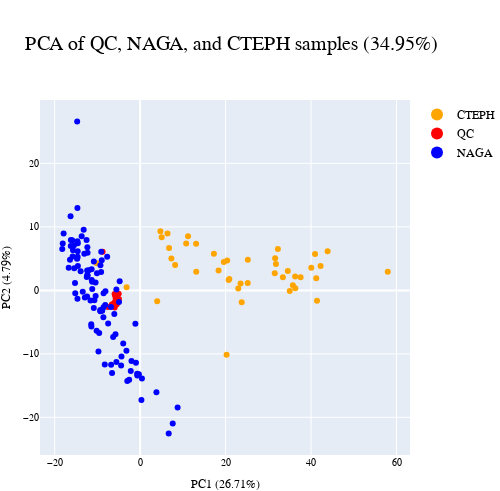

Write notebook code for a chart like this one.
### Code cell
fig = px.scatter(pca_df, x='PC1', y='PC2', color='group', hover_name='sample',
                 hover_data={'PC1': False, 'PC2': False, 'group': False},
                 color_discrete_map={'NAGA': 'blue', 'QC': 'red', 'CTEPH': 'orange'})

fig.update_layout(
    title=f'PCA of QC, NAGA, and CTEPH samples ({total_explained_variance:.2%})',
    title_font_size=20,
    legend=dict(
        title_text='',  
        itemsizing='constant', 
        font=dict(size=12) 
    ),
    xaxis_title=f'PC1 ({explained_variance[0]:.2%})',
    yaxis_title=f'PC2 ({explained_variance[1]:.2%})',
    font=dict(family="Arial", size=10, color="black"),
    margin=dict(l=0, r=0, b=0, t=100),  
    width=500, 
    height=491
)

fig.show()

### Figure 1 — Plotly figure (JSON) as saved in the notebook; plotly's stock layout.template omitted (floating-point values rounded to 4 significant figures)
{"data": [{"customdata": [["CTEPH"], ["CTEPH"], ["CTEPH"], ["CTEPH"], ["CTEPH"], ["CTEPH"], ["CTEPH"], ["CTEPH"], ["CTEPH"], ["CTEPH"], ["CTEPH"], ["CTEPH"], ["CTEPH"], ["CTEPH"], ["CTEPH"], ["CTEPH"], ["CTEPH"], ["CTEPH"], ["CTEPH"], ["CTEPH"], ["CTEPH"], ["CTEPH"], ["CTEPH"], ["CTEPH"], ["CTEPH"], ["CTEPH"], ["CTEPH"], ["CTEPH"], ["CTEPH"], ["CTEPH"], ["CTEPH"], ["CTEPH"], ["CTEPH"], ["CTEPH"], ["CTEPH"], ["CTEPH"], ["CTEPH"], ["CTEPH"], ["CTEPH"], ["CTEPH"], ["CTEPH"], ["CTEPH"], ["CTEPH"]], "hovertemplate": "<b>%{hovertext}</b><br><br><extra></extra>", "hovertext": ["PHOM0126", "PHOM0108", "PHOM0009", "PHOM0099", "PHOM0129", "PHOM0128", "PHOM0080", "PHOM0112", "PHOM0064", "PHOM0091", "PHOM0090", "PHOM0035", "PHOM0124", "PHOM0142", "PHOM0077", "PHOM0061", "PHOM0130", "PHOM0123", "PHOM0082", "PHOM0109", "PHOM0059", "PHOM0001", "PHOM0105", "PHOM0055", "PHOM0132", "PHOM0125", "PHOM0074", "PHOM0085", "PHOM0073", "PHOM0029", "PHOM0027", "PHOM0012", "PHOM0028", "PHOM0030", "PHOM0131", "PHOM0111", "PHOM0050", "PHOM0042", "PHOM0072", "PHOM0003", "PHOM0133", "PHOM0100", "PHOM0045"], "legendgroup": "CTEPH", "marker": {"color": "orange", "symbol": "circle"}, "mode": "markers", "name": "CTEPH", "orientation": "v", "showlegend": true, "type": "scatter", "x": [41.4, 18.36, 23.51, 37.56, 25.19, 23.77, 41.22, 31.51, 17.27, 25.21, 35.01, 13.13, 20.88, 57.95, 6.413, 20.38, 10.78, 31.6, 31.78, 36.33, 40.94, 20.23, 3.991, 5.048, 35.74, 20.7, 40.06, 36.28, -3.163, -10.16, 33.41, 43.89, 34.56, 42.23, 6.778, 8.194, 11.22, 7.31, 13.1, 22.97, 19.59, 4.741, 32.24], "xaxis": "x", "y": [-1.619, 3.125, 1.092, 2.066, 1.154, -1.864, 1.926, 2.698, 5.784, 4.842, -0.08561, 2.939, 1.786, 2.933, 8.966, 4.701, 7.377, 5.071, 4.149, 0.3175, 5.729, -10.15, -1.699, 8.359, 0.7977, 1.647, 3.58, 2.193, 0.4814, 4.29, 2.081, 6.175, 3.036, 3.831, 6.681, 4.015, 8.544, 5.029, 7.343, 0.2861, 4.482, 9.305, 6.509], "yaxis": "y"}, {"customdata": [["QC"], ["QC"], ["QC"], ["QC"], ["QC"], ["QC"], ["QC"], ["QC"], ["QC"], ["QC"], ["QC"], ["QC"]], "hovertemplate": "<b>%{hovertext}</b><br><br><extra></extra>", "hovertext": ["QC_EXID40000006970893_in_CTEPH", "QC_EXID40000006971246_in_CTEPH", "QC_EXID40000006971223_in_CTEPH", "QC_EXID40000009491274_in_NAGA_1", "QC_EXID40000009490828_in_NAGA_1", "QC_EXID40000009491286_in_NAGA_1", "QC_EXID40000009491585_in_NAGA_1", "QC_EXID40000009492018_in_NAGA_1", "QC_EXID40000009492315_in_NAGA_1", "QC_EXID40000009517576_in_NAGA_2", "QC_EXID40000009517578_in_NAGA_2", "QC_EXID40000009517596_in_NAGA_2"], "legendgroup": "QC", "marker": {"color": "red", "symbol": "circle"}, "mode": "markers", "name": "QC", "orientation": "v", "showlegend": true, "type": "scatter", "x": [-5.944, -5.01, -5.723, -8.773, -4.959, -5.965, -6.618, -5.868, -5.601, -7.541, -6.046, -5.462], "xaxis": "x", "y": [-2.712, -0.5164, -1.327, 6.079, -1.353, -0.5642, -2.235, -0.7945, -2.12, -2.614, -1.967, -2.202], "yaxis": "y"}, {"customdata": [["NAGA"], ["NAGA"], ["NAGA"], ["NAGA"], ["NAGA"], ["NAGA"], ["NAGA"], ["NAGA"], ["NAGA"], ["NAGA"], ["NAGA"], ["NAGA"], ["NAGA"], ["NAGA"], ["NAGA"], ["NAGA"], ["NAGA"], ["NAGA"], ["NAGA"], ["NAGA"], ["NAGA"], ["NAGA"], ["NAGA"], ["NAGA"], ["NAGA"], ["NAGA"], ["NAGA"], ["NAGA"], ["NAGA"], ["NAGA"], ["NAGA"], ["NAGA"], ["NAGA"], ["NAGA"], ["NAGA"], ["NAGA"], ["NAGA"], ["NAGA"], ["NAGA"], ["NAGA"], ["NAGA"], ["NAGA"], ["NAGA"], ["NAGA"], ["NAGA"], ["NAGA"], ["NAGA"], ["NAGA"], ["NAGA"], ["NAGA"], ["NAGA"], ["NAGA"], ["NAGA"], ["NAGA"], ["NAGA"], ["NAGA"], ["NAGA"], ["NAGA"], ["NAGA"], ["NAGA"], ["NAGA"], ["NAGA"], ["NAGA"], ["NAGA"], ["NAGA"], ["NAGA"], ["NAGA"], ["NAGA"], ["NAGA"], ["NAGA"], ["NAGA"], ["NAGA"], ["NAGA"], ["NAGA"], ["NAGA"], ["NAGA"], ["NAGA"], ["NAGA"], ["NAGA"], ["NAGA"], ["NAGA"], ["NAGA"], ["NAGA"], ["NAGA"], ["NAGA"], ["NAGA"], ["NAGA"], ["NAGA"], ["NAGA"], ["NAGA"], ["NAGA"], ["NAGA"], ["NAGA"], ["NAGA"], ["NAGA"], ["NAGA"], ["NAGA"], ["NAGA"], ["NAGA"], ["NAGA"]], "hovertemplate": "<b>%{hovertext}</b><br><br><extra></extra>", "hovertext": ["NAG10046", "NAG15168", "NAG13235", "NAG10562", "NAG12119", "NAG13783", "NAG16310", "NAG10787", "NAG14700", "NAG12374", "NAG15823", "NAG32914", "NAG12514", "NAG20402", "NAG11740", "NAG13289", "NAG12056", "NAG14206", "NAG15606", "NAG17451", "NAG12131", "NAG10511", "NAG14694", "NAG13377", "NAG11814", "NAG12943", "NAG10414", "NAG16711", "NAG35230", "NAG18129", "NAG17434", "NAG14074", "NAG12759", "NAG10572", "NAG10740", "NAG11630", "NAG16924", "NAG10791", "NAG21552", "NAG12123", "NAG11718", "NAG15746", "NAG10477", "NAG13492", "NAG11747", "NAG14137", "NAG13329", "NAG29937", "NAG12513", "NAG11085", "NAG19250", "NAG11829", "NAG19758", "NAG14994", "NAG17137", "NAG14837", "NAG18808", "NAG17332", "NAG16218", "NAG19015", "NAG15733", "NAG12279", "NAG10824", "NAG12945", "NAG19688", "NAG12815", "NAG12616", "NAG11111", "NAG11769", "NAG15736", "NAG18333", "NAG14006", "NAG12470", "NAG13150", "NAG13917", "NAG10751", "NAG12013", "NAG17973", "NAG11420", "NAG10422", "NAG10665", "NAG13076", "NAG17553", "NAG11442", "NAG14555", "NAG12162", "NAG14320", "NAG15155", "NAG19732", "NAG13384", "NAG16518", "NAG11101", "NAG19700", "NAG17725", "NAG16075", "NAG19326", "NAG14738", "NAG13821", "NAG15346", "NAG13406"], "legendgroup": "NAGA", "marker": {"color": "blue", "symbol": "circle"}, "mode": "markers", "name": "NAGA", "orientation": "v", "showlegend": true, "type": "scatter", "x": [-10.42, -16.42, -6.809, -8.168, -18.11, -6.043, -16.23, -15.8, -4.784, -9.32, -8.122, -11.34, -2.192, -3.954, -14.67, -2.563, 8.77, -9.576, -14.71, -15.71, -9.749, -13.68, -15.48, -11.32, -8.596, -16.28, -11.61, -5.552, -12.4, -8.566, -11.41, -8.868, -8.98, -3.003, -10.84, -10.1, 0.4265, -14.63, -15.9, -15.24, -6.564, -0.6911, -11.22, -14.73, -6.788, -14.67, -16.72, -7.482, -2.025, -18.22, -12.3, -16.21, -14.56, -8.271, -17.9, -8.554, -15.18, -11.21, -13.43, -10.42, -4.441, -15.41, 7.631, -9.13, -5.77, -0.663, -0.9748, -9.283, -12.01, -1.107, -12.54, -6.312, -12.94, -13.06, 0.3045, -4.365, -5.557, -12.27, -0.2893, -14.62, -13.21, 3.817, -10.7, -3.205, -13.92, 6.685, -12.35, -14.58, -11.44, -14.67, -12.49, -12.4, -12.42, -10.83, -10.18, -4.942, -14.76, -7.712, -9.097, -9.331], "xaxis": "x", "y": [1.223, 4.835, -2.608, -2.307, 7.386, -3.711, 6.992, 5.338, 1.43, -3.102, -0.1313, 3.308, -12.71, -8.36, -1.321, -14.08, -18.43, -6.695, 5.061, 6.316, -9.61, 8.506, 7.124, 1.64, -4.233, 11.66, -1.591, -11.28, 2.366, -2.664, -5.673, -3.206, 4.729, -14.29, -2.772, 2.688, -13.87, 5.314, 7.9, 1.16, -13.03, -13.15, 1.373, 26.6, -11.71, 12.99, 3.572, -5.215, -11.13, 6.535, 5.943, 7.944, 3.82, -11.66, 8.968, -0.4341, -0.4449, 0.2318, -0.1984, -0.9047, -11.83, 3.475, -20.97, 2.882, -6.929, -13.42, -11.4, 3.967, 3.186, -5.275, 7.942, -7.328, -1.119, 5.754, -17.26, -10.4, 0.1487, 2.327, -13.2, 6.157, 9.564, -16.04, -1.542, -9.496, 3.029, -22.54, 6.804, 7.436, -5.332, 7.733, 2.122, 3.134, -0.9814, 4.556, -6.354, -1.837, 4.991, 5.284, 6.077, -3.3], "yaxis": "y"}], "layout": {"font": {"color": "black", "family": "Arial", "size": 10}, "height": 491, "legend": {"font": {"size": 12}, "itemsizing": "constant", "title": {"text": ""}, "tracegroupgap": 0}, "margin": {"b": 0, "l": 0, "r": 0, "t": 100}, "title": {"font": {"size": 20}, "text": "PCA of QC, NAGA, and CTEPH samples (34.95%)"}, "width": 500, "xaxis": {"anchor": "y", "domain": [0, 1], "title": {"text": "PC1 (26.71%)"}}, "yaxis": {"anchor": "x", "domain": [0, 1], "title": {"text": "PC2 (4.79%)"}}}}
